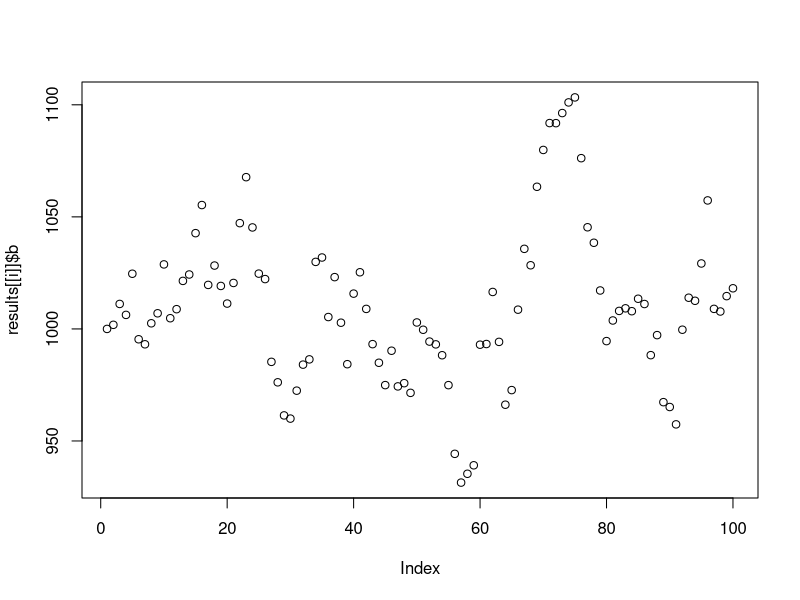
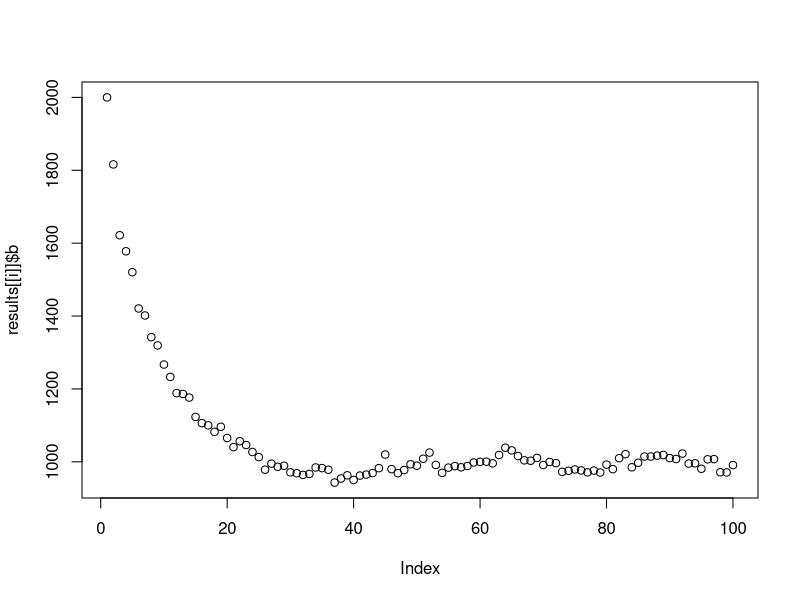
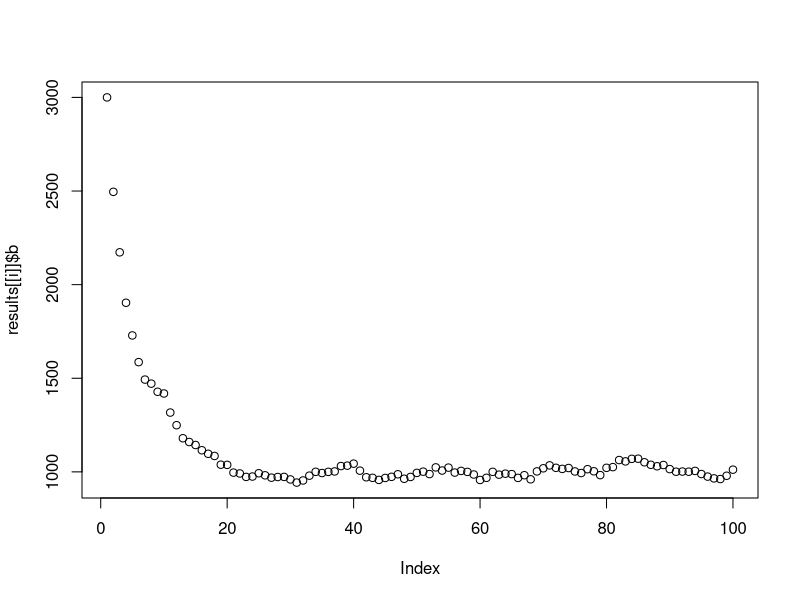
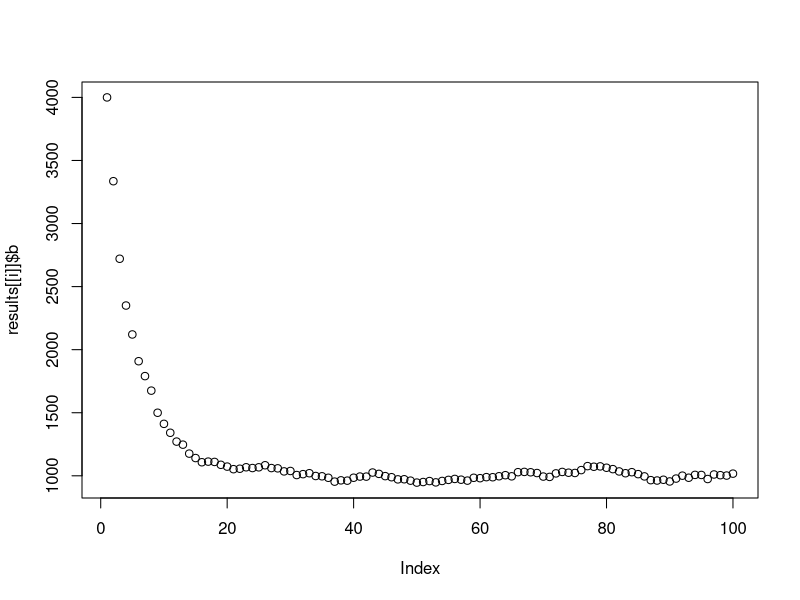
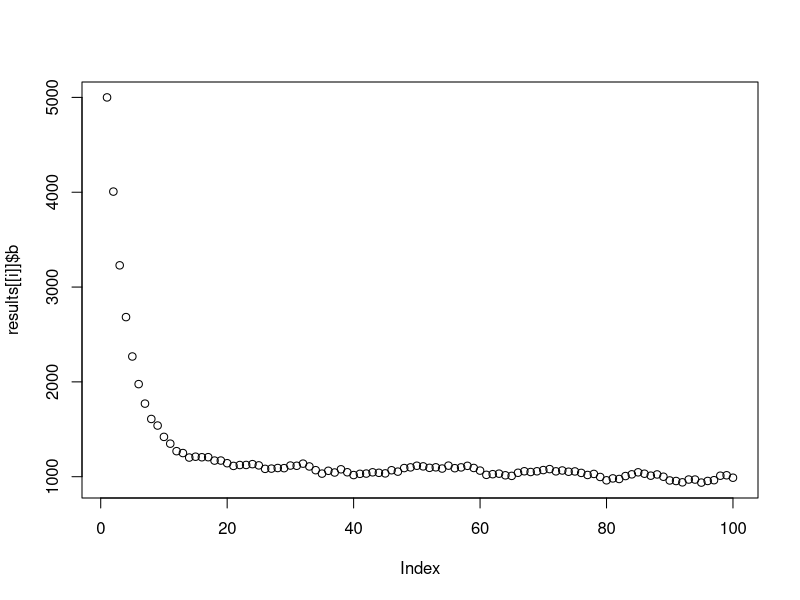
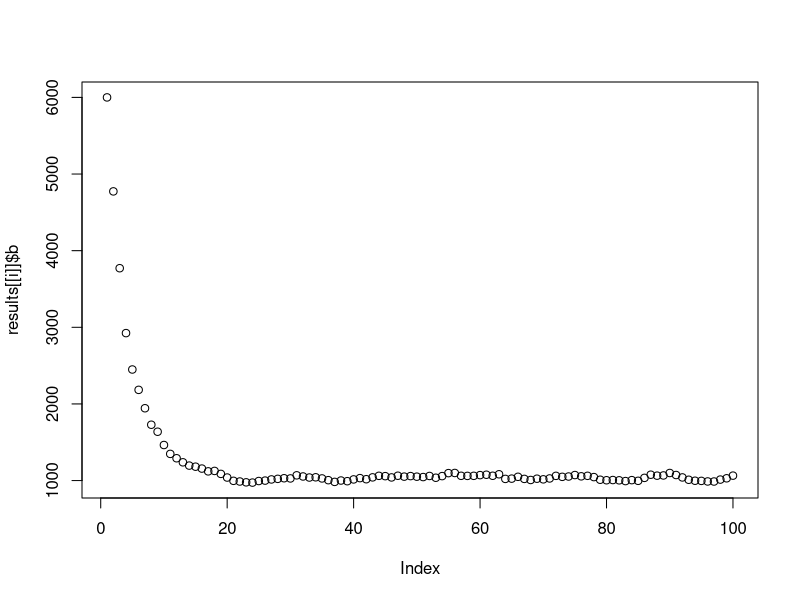
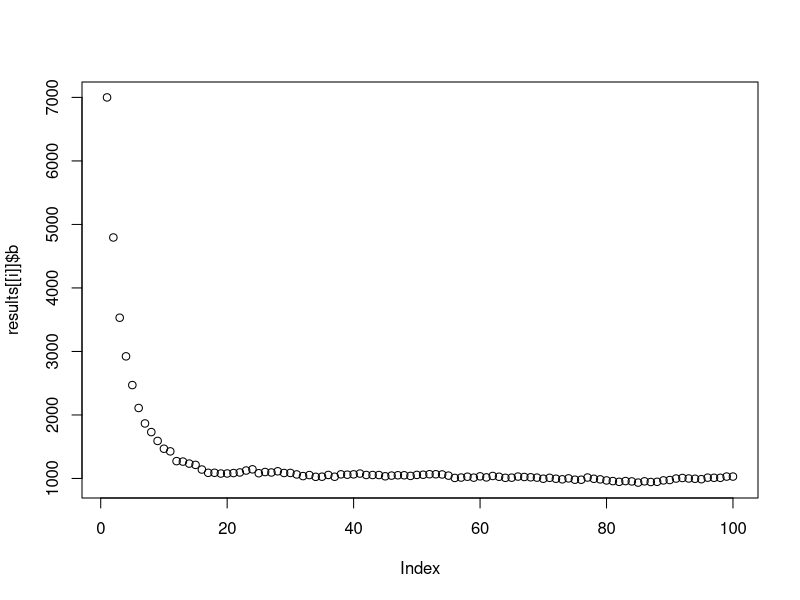
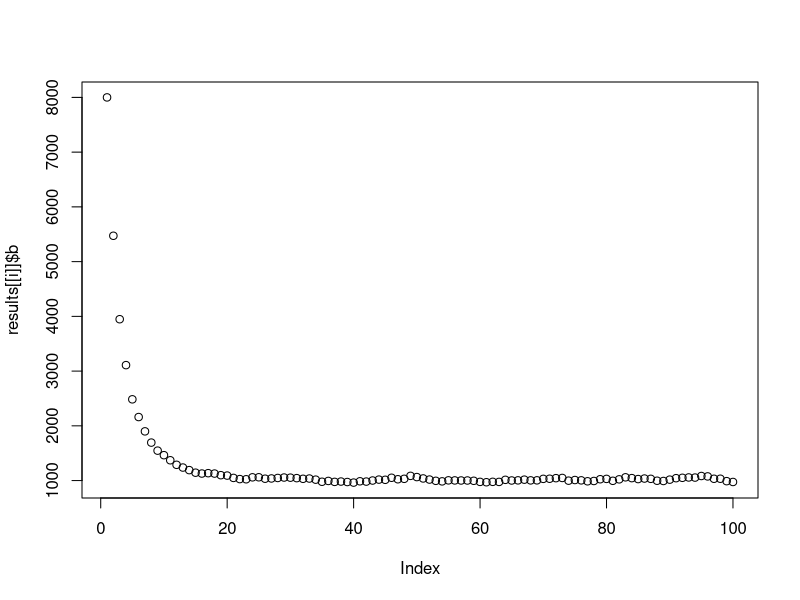

These figures' R source, in order:
## ---- chunk 1
knitr::opts_chunk$set(echo = TRUE)
## ---- chunk 2
library(tidyverse)
## ---- chunk 3

foa = (.2/.2) * (1-
             ((0.3 ^ (.2))/
                ((.2+1) ^ (1+.2)))
           )

## ---- chunk 4
#Write the function
sim_stockerror_oa <- function(b, r, r_s, error, p, k, years){
  
  results <- data.frame(
    b = rep(NA, years), c = rep(NA, years), 
    year = 1:years, r = rep(NA, years), b_err = rep(NA, years)) #Setup the results dataframe 
  
  #Set the initial result for the outputs in year 1
   
  results$b[1] = b
  results$b_err[1] = rnorm(1, mean = results$b[1], sd = (error*results$b[1])) #simulate error in assessment
  results$c[1] = ((r/p) * (1- ((0.3 ^ (p)) / ((p+1) ^ (1+p))))) * results$b_err[1] #using f=Foa and b=estimate from initial stock assessment
  results$r[1] = r
  
  #Loop the model over the specified number of years
  for (t in 2:years) {
    
    results$b_err[t] = rnorm(1, mean = results$b[t-1], sd = (error*results$b[t-1]))
    results$c[t] = ((r/p) * (1- ((0.3 ^ (p)) / ((p+1) ^ (1+p))))) * results$b_err[t]
    results$b[t] = results$b[t-1] + (results$r[t-1] / p)*results$b[t-1]*(1 - ((results$b[t-1]/k) ^ p)) - results$c[t]
    results$r[t] = results$r[1] * (1 + (r_s*(t-1))) 
    
   } 
  
  return(results)
}

results <- list()
## ---- chunk 5
# create a master list of input variables to feed into the cross() function

error_oa_experiment <- list(
  b = seq(1000, 10000, 1000),
  r = 0.2,
  r_s = 0,
  error = seq(0.05, 0.55, 0.05),
  p = 0.2,
  k = 10000,
  years = 100
)

eoae_cross <- error_oa_experiment %>% 
  cross()

# crossed lists to make 110 experiments
## ---- chunk 6

for(i in 1:110){
  results[[i]] <- sim_stockerror_oa(b=eoae_cross[[i]]$b, r=eoae_cross[[i]]$r,
                              r_s=eoae_cross[[i]]$r_s, p=eoae_cross[[i]]$p, 
                              k=eoae_cross[[i]]$k,years=eoae_cross[[i]]$years, error = eoae_cross[[i]]$error)
}

#plot the results

for(i in 1:110){
  plot(results[[i]]$b)
}
